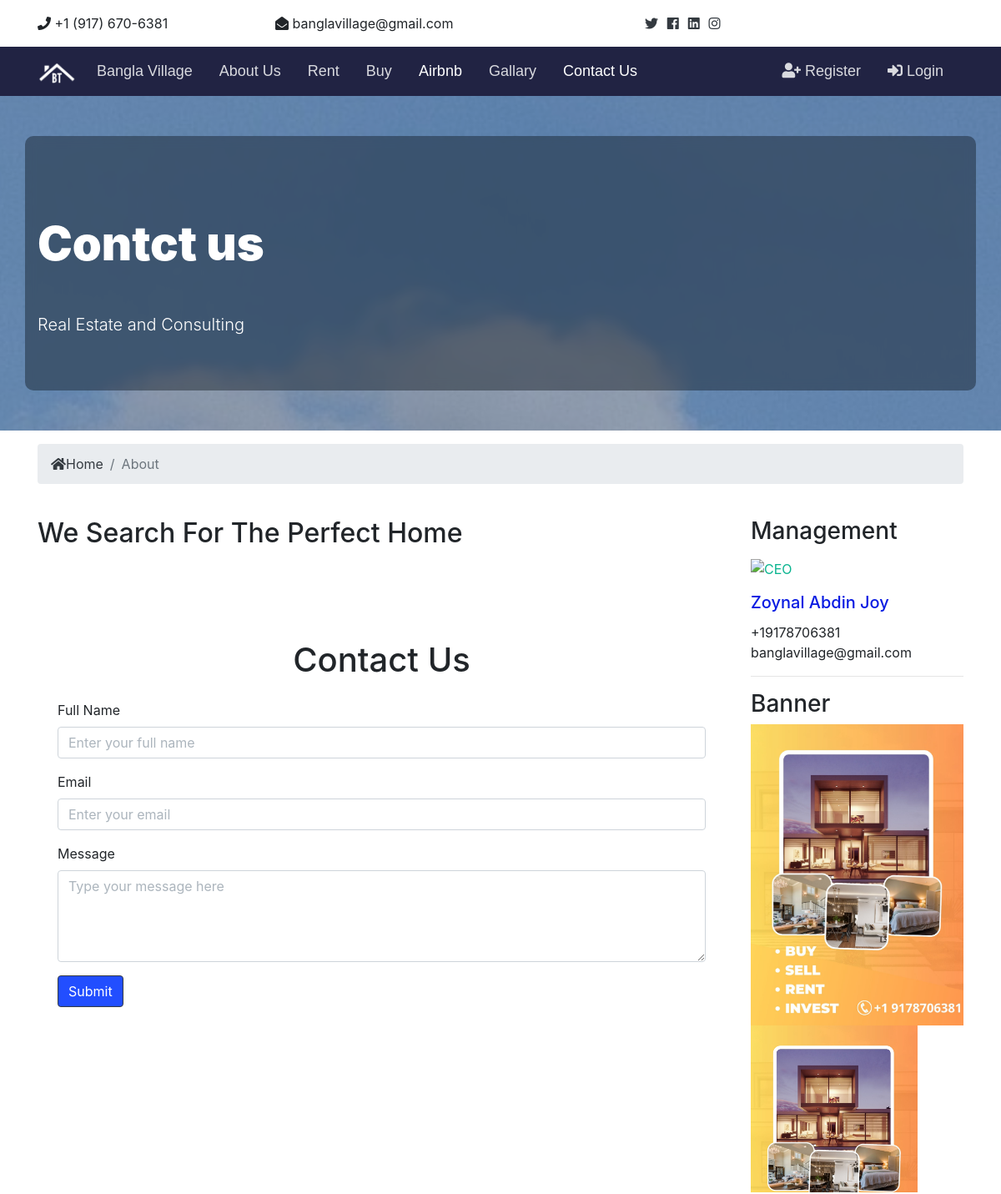
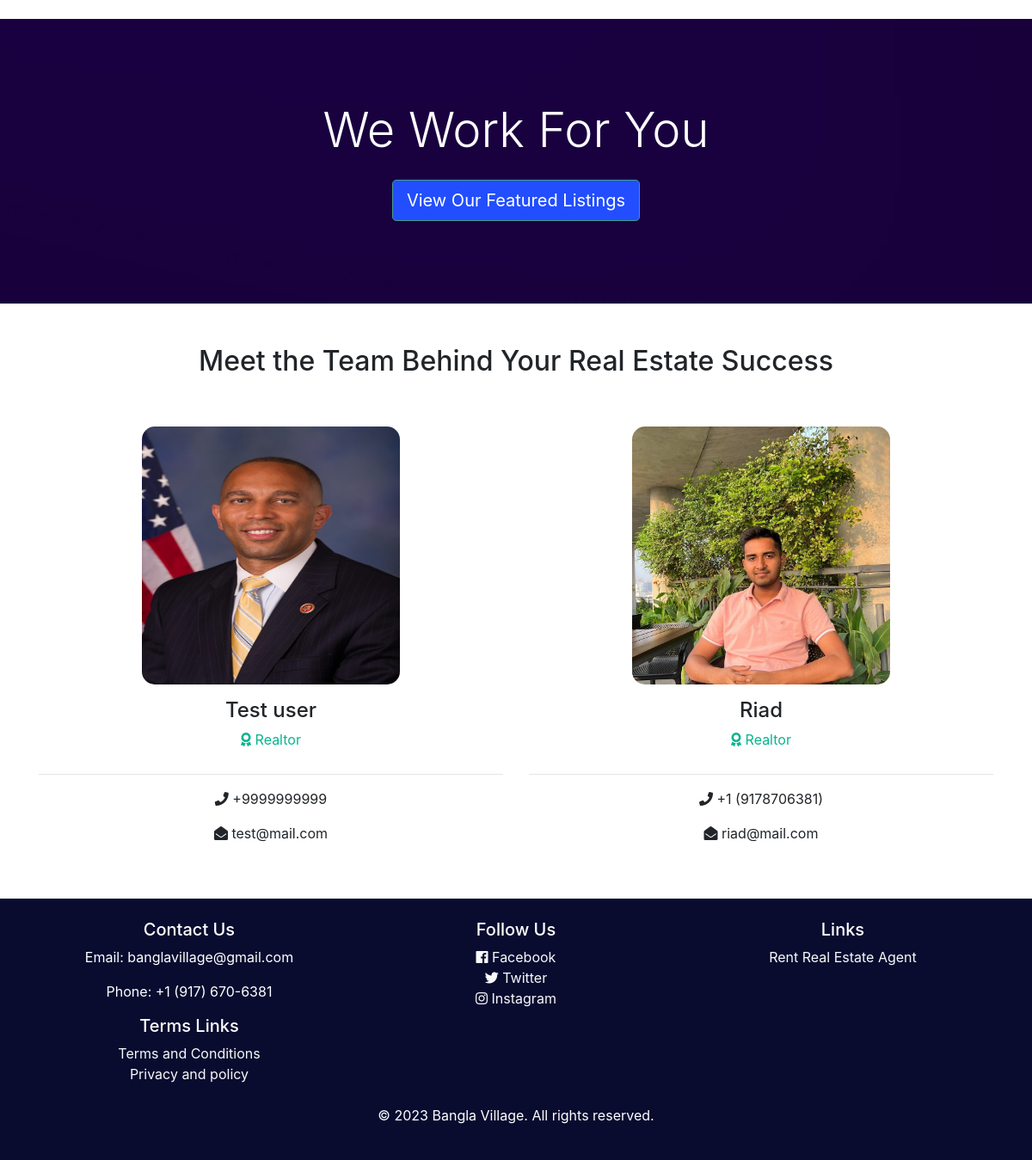
The page /en/contact-us on the database its author committed (2 pictures, top to bottom).
### accounts/models.py (models this page shows, shortened)
class Realtor(models.Model):
    name = models.CharField(max_length=200)
    user = models.ForeignKey(settings.AUTH_USER_MODEL,
                             on_delete=models.PROTECT)
    photo = models.ImageField(upload_to='realtors/profile/',
                              verbose_name=_("Photo"))
    description = models.TextField(blank=True,
                                   verbose_name=_("Description"))
    phone = models.CharField(max_length=20, verbose_name=_("Phone"))
    email = models.CharField(max_length=50)
    is_mvp = models.BooleanField(default=False)
    hire_date = models.DateField(null=True,
                                 verbose_name=_("Hire date"))
    class Meta:
        verbose_name = _("Realtor")
        verbose_name_plural = _("Realtors")

### core/views.py (the view)
# urls.py: path('contact-us', ContactView.as_view(), name='contact'),
class ContactView(TemplateView):
    template_name = 'core/contact.html'
    def get_context_data(self, **kwargs):
        context = super().get_context_data(**kwargs)
        context['realtors'] = Realtor.objects.order_by('-hire_date')
        context['title'] = _("Contct us")
        context['subtitle'] = _("Real Estate and Consulting")
        context['page_title'] = _("Contact Us")
        context['page_description'] = _("Real estate manager."
                                        "Our services include "
                                        "renting, selling, buying, consulting "
                                        "and much more.")
        return context

### core/context_processor.py (called while the page is built)
def global_variables(request):
    return {
        'domain_name': 'Bangla Village',
        'domain': "",
    }

### templates/core/contact.html (shortened to what this page needs)
{% extends 'core/base.html' %}
{% load static %}
{% load static %}
{% block content %}
{% include 'core/partials/_showcase_section.html' %}
<section id="bc" class="mt-3">
  <div class="container">
    <nav aria-label="breadcrumb">
      <ol class="breadcrumb">
        <li class="breadcrumb-item">
          <a href="{% url 'index' %}">
            <i class="fas fa-home"></i>{{ _("Home") }} </a>
        </li>
        <li class="breadcrumb-item active">{{ _("About") }}</li>
      </ol>
    </nav>
  </div>
</section>
<section id="about" class="py-4">
  <div class="container">
    <div class="row">
      <div class="col-md-9">
        <h2 class="pb-1">{{ _("We Search For The Perfect Home") }}</h2>
        <p class="mt-4">{{ canonical }}
            <div class="container mt-5 bg-custom p-4 rounded">
                <h1 class="text-center mb-4">Contact Us</h1>
                <form>
                    <div class="form-group">
                        <label for="fullName">Full Name</label>
                        <input type="text" class="form-control" id="fullName" placeholder="Enter your full name" required>
                    </div>
                    <div class="form-group">
                        <label for="email">Email</label>
                        <input type="email" class="form-control" id="email" placeholder="Enter your email" required>
                    </div>
                    <div class="form-group">
                        <label for="message">Message</label>
                        <textarea class="form-control" id="message" rows="4" placeholder="Type your message here" required></textarea>
                    </div>
                    <button type="submit" class="btn btn-primary">Submit</button>
                </form>
            </div>
      </div>
      <div class="col-md-3">
        <div>
          <h3 class="pb-2">{{ _("Management") }}</h3>
          <img class="square-pic pb-3" src="{% static '' %}" alt="CEO">
          <h5 class="text-secondary pb-1">Zoynal Abdin Joy</h5>
          <p>
            +19178706381
            <br>
            banglavillage@gmail.com
          </p>
        </div>
        <hr>
        <div>
          <h3>{{ _("Banner") }}</h3>
          <a href="#" target="_blank">
            <img src="{% static 'img/poster.jpg' %}" alt="">
            <div
            id="exclusivityBadgeContainer" title=" Buy.Sell.Rent in one platform">
            </div>
          </a>
        </div>
      </div>
    </div>
  </div>
</section>
<section id="work" class="bg-dark text-white text-center">
  <h2 class="display-4 pb-3">{{ _("We Work For You") }}</h2>
  <a href="{% url 'listings' %}" class="btn btn-secondary text-white btn-lg">{{ _("View Our Featured Listings") }}</a>
</section>
{% if realtors %}
<section id="team" class="py-5">
  <div class="container">
    <h2 class="text-center pb-5">{{ _("Meet the Team Behind Your Real Estate Success") }}</h2>
    <div class="row text-center">
      {% for realtor in realtors %}
      <div class="{% if realtors.count > 2 %} col-md-4 {% else %} col-md-6 {% endif %}">
        <img src="{{ realtor.photo.url }}" alt="{{ realtor.name }}" class="rounded-circle-5 mb-3">
        <h4>{{ realtor.name }}</h4>
        <p class="text-success">
          <i class="fas fa-award text-success mb-3"></i> {{ _("Realtor") }}</p>
        <hr>
        <p>
          <i class="fas fa-phone"></i> {{ realtor.phone }}</p>
        <p>
          <i class="fas fa-envelope-open"></i> {{ realtor.email }}</p>
      </div>
      {% endfor %}
    </div>
  </div>
</section>
{% endif %}
{% endblock %}

### project/static/css/all.css (style rules this page uses)
.fa, .fas, .far, .fal, .fab { -moz-osx-font-smoothing: grayscale; -webkit-font-smoothing: antialiased; display: inline-block; font-style: normal; font-variant: normal; text-rendering: auto; line-height: 1; }
.fa-award:before { content: "\f559"; }
.fa-envelope-open:before { content: "\f2b6"; }
.fa-home:before { content: "\f015"; }
.fa-phone:before { content: "\f095"; }
.fa, .fas { font-family: 'Font Awesome 5 Free'; font-weight: 900; }

### project/static/css/style.css (style rules this page uses)
.btn-secondary { color: #fff !important; }
img { width: 100%; color: #09b48f; }
#work { padding: 6rem 0; background: url('../img/bg.jpg'); }
.form-control::placeholder { color: #acb5bd; opacity: 1; }
*, *:before, *:after { box-sizing: border-box; }

### templates/core/contact.html (style rules this page uses)
#exclusivityBadgeContainer { background: url(../img/poster.jpg); background-size: 100%; width: 200px; height: 200px; position: relative; }

### rows shown on the page
Realtor: photo (picture), name "Test user", phone "+9999999999", email "test@mail.com"
Realtor: photo (picture), name "Riad", phone "+1 (9178706381)", email "riad@mail.com"

### other values the page prints
{{ title }} "Contct us"
{{ subtitle }} "Real Estate and Consulting"
